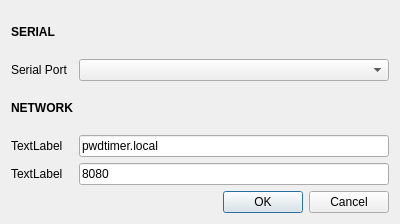
<?xml version="1.0" encoding="UTF-8"?>
<ui version="4.0">
 <class>SerialPortDialog</class>
 <widget class="QDialog" name="SerialPortDialog">
  <property name="geometry">
   <rect>
    <x>0</x>
    <y>0</y>
    <width>400</width>
    <height>224</height>
   </rect>
  </property>
  <property name="windowTitle">
   <string>Settings</string>
  </property>
  <layout class="QGridLayout" name="gridLayout_2">
   <item row="0" column="0">
    <layout class="QGridLayout" name="gridLayout">
     <item row="3" column="1">
      <widget class="QLineEdit" name="lineEdit">
       <property name="text">
        <string>pwdtimer.local</string>
       </property>
      </widget>
     </item>
     <item row="0" column="0">
      <widget class="QLabel" name="label">
       <property name="font">
        <font>
         <weight>75</weight>
         <bold>true</bold>
        </font>
       </property>
       <property name="text">
        <string>SERIAL</string>
       </property>
      </widget>
     </item>
     <item row="2" column="0">
      <widget class="QLabel" name="label_2">
       <property name="font">
        <font>
         <weight>75</weight>
         <bold>true</bold>
        </font>
       </property>
       <property name="text">
        <string>NETWORK</string>
       </property>
      </widget>
     </item>
     <item row="4" column="0">
      <widget class="QLabel" name="label_4">
       <property name="text">
        <string>TextLabel</string>
       </property>
      </widget>
     </item>
     <item row="1" column="0">
      <widget class="QLabel" name="serialRowLabel">
       <property name="text">
        <string>Serial Port</string>
       </property>
      </widget>
     </item>
     <item row="1" column="1">
      <widget class="QComboBox" name="portComboBox"/>
     </item>
     <item row="3" column="0">
      <widget class="QLabel" name="label_3">
       <property name="text">
        <string>TextLabel</string>
       </property>
      </widget>
     </item>
     <item row="4" column="1">
      <widget class="QLineEdit" name="lineEdit_2">
       <property name="text">
        <string>8080</string>
       </property>
      </widget>
     </item>
    </layout>
   </item>
   <item row="1" column="0">
    <widget class="QDialogButtonBox" name="buttonBox">
     <property name="orientation">
      <enum>Qt::Horizontal</enum>
     </property>
     <property name="standardButtons">
      <set>QDialogButtonBox::Cancel|QDialogButtonBox::Ok</set>
     </property>
    </widget>
   </item>
  </layout>
 </widget>
 <resources/>
 <connections>
  <connection>
   <sender>buttonBox</sender>
   <signal>accepted()</signal>
   <receiver>SerialPortDialog</receiver>
   <slot>accept()</slot>
   <hints>
    <hint type="sourcelabel">
     <x>248</x>
     <y>254</y>
    </hint>
    <hint type="destinationlabel">
     <x>157</x>
     <y>274</y>
    </hint>
   </hints>
  </connection>
  <connection>
   <sender>buttonBox</sender>
   <signal>rejected()</signal>
   <receiver>SerialPortDialog</receiver>
   <slot>reject()</slot>
   <hints>
    <hint type="sourcelabel">
     <x>316</x>
     <y>260</y>
    </hint>
    <hint type="destinationlabel">
     <x>286</x>
     <y>274</y>
    </hint>
   </hints>
  </connection>
 </connections>
</ui>
